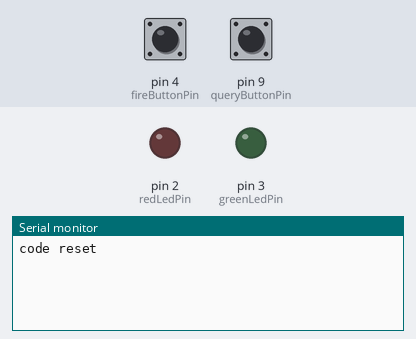
A sketch run on a simulated Arduino Uno, built with avr-gcc and run on an emulated ATmega328P. Shown: output pins drawn as LEDs (lit = HIGH), the last lines printed to the serial monitor. The inputs (shaded band) are chosen by the test bench; at power-on: pin 4 (fireButtonPin) HIGH, pin 9 (queryButtonPin) HIGH. Random numbers use the default seed unless the sketch sets one; EEPROM starts erased.

Above: at 1.2 s.
1.3 s: pin 4 (fireButtonPin) pulled LOW for 0.15 s
At 2.2 s:
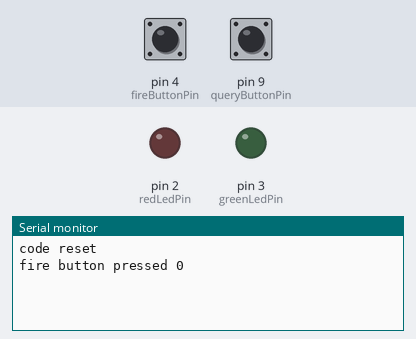
2.9 s: pin 9 (queryButtonPin) pulled LOW for 0.15 s
At 3.4 s:
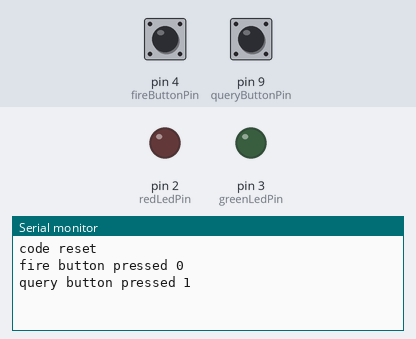

The sketch:

remote_control.ino
```cpp
//Remote control part of the project
//uses HC-12 to send and receive between webasto and remote control
//autor Juho Taipale

#include <SoftwareSerial.h>
#include <EEPROM.h>

#define CHECK 12
SoftwareSerial mySerial(7, 8); // rx and tx pins

unsigned long memoryReadLong(int address) {
 unsigned long value = memoryReadInt(address);
 //shift read value up and then 'OR' with the value from next memory location
 value = value << 16;
 value = value | memoryReadInt(address+2);
 return value;
}

void memoryWriteInt(int address, int value) {
 EEPROM.write(address,highByte(value));
 EEPROM.write(address+1 ,lowByte(value));
}

void memoryWriteLong(int address, unsigned long value) {
 //write lower part into memory
 memoryWriteInt(address+2, word(value));
 //shift upper part down and write that to previous address
 value = value >> 16;
 memoryWriteInt(address, word(value));
}

unsigned int memoryReadInt(int address) {
 unsigned int value = word(EEPROM.read(address), EEPROM.read(address+1));
 return value;
}
struct __attribute__ ((packed)) data_packet {
  char code;
  unsigned long magicNumber;
} data;

bool ledStatus = LOW;
unsigned int rollingCode = 0;
bool previousFireButtonState = LOW;
bool previousQueryButtonState = LOW;
int fireButtonPin = 4;
int queryButtonPin = 9;
int redLedPin = 2;
int greenLedPin = 3;
int inPin = 5;
int outPin = 6;
int len = sizeof(data);
unsigned long previousMagicNumber=0;
const long rollingcodeOffset = 1234;

void setup() {
  Serial.begin(2400);
  mySerial.begin(2400);
  long check = memoryReadLong(4);
  if (check == CHECK){
    rollingCode = memoryReadLong(0);
  } else {
    rollingCode = 0;
    memoryWriteLong(0, 0);
    memoryWriteLong(4, CHECK);
    Serial.println("code reset");
  }
  pinMode(fireButtonPin, INPUT_PULLUP);
  pinMode(queryButtonPin, INPUT_PULLUP);
  pinMode(redLedPin, OUTPUT);
  digitalWrite(redLedPin, LOW);
  pinMode(greenLedPin, OUTPUT);
  digitalWrite(greenLedPin, LOW);
}

void loop() {
  if(mySerial.available() > 1){//read data from hc-12
    Serial.println("data received");
    char aux[len];
    int chars = mySerial.readBytes(aux, len);
    if (chars == len){
      memcpy(&data, &aux, len);
      Serial.print("received code ");
      Serial.println(data.code);
      if (data.code == '0'){//off: blink red led
        digitalWrite(redLedPin, HIGH);
        delay(200);
        digitalWrite(redLedPin, LOW);
        delay(80);
        digitalWrite(redLedPin, HIGH);
        delay(200);
        digitalWrite(redLedPin, LOW);
        delay(80);
        digitalWrite(redLedPin, HIGH);
        delay(200);
        digitalWrite(redLedPin, LOW);
      } else if (data.code == '1'){//on: blink green led
        digitalWrite(greenLedPin, HIGH);
        delay(200);
        digitalWrite(greenLedPin, LOW);
        delay(80);
        digitalWrite(greenLedPin, HIGH);
        delay(200);
        digitalWrite(greenLedPin, LOW);
        delay(80);
        digitalWrite(greenLedPin, HIGH);
        delay(200);
        digitalWrite(greenLedPin, LOW);
      }
    }
  }
  bool state = digitalRead(fireButtonPin); //check fire up button state
  if (previousFireButtonState != state){ //react only one time to button press
    if (state == LOW){
      Serial.print("fire button pressed ");
      Serial.println(rollingCode);
      previousFireButtonState = LOW;
      randomSeed(rollingcodeOffset + rollingCode);
      data.magicNumber = random(65536);
      data.code = 'f';
      char aux[len];
      memcpy(&aux,&data,len); //copy data to buffer
      mySerial.write((uint8_t *)&aux,len); //write to hc-12
      memoryWriteLong(0,++rollingCode); //increment rolling code value
    } else {
      previousFireButtonState = HIGH;
    }
  }
  state = digitalRead(queryButtonPin); //check query button state
  if (previousQueryButtonState != state){ //react only one time to button press
    if (state == LOW){
      Serial.print("query button pressed ");
      Serial.println(rollingCode);
      previousQueryButtonState = LOW;
      randomSeed(rollingcodeOffset + rollingCode);
      data.magicNumber = random(65536);
      data.code = 'q';
      char aux[len];
      memcpy(&aux,&data,len); //copy data to buffer
      mySerial.write((uint8_t *)&aux,len); //write to hc-12
      memoryWriteLong(0,++rollingCode); //increment rolling code value
    } else {
      previousQueryButtonState = HIGH;
    }
  delay(100);
  }
}
```

Measured:
- after the input at 1.3 s, the serial monitor: prints a new line at once (image 1)
- after the input at 2.9 s, the serial monitor: prints a new line at once (image 2)
